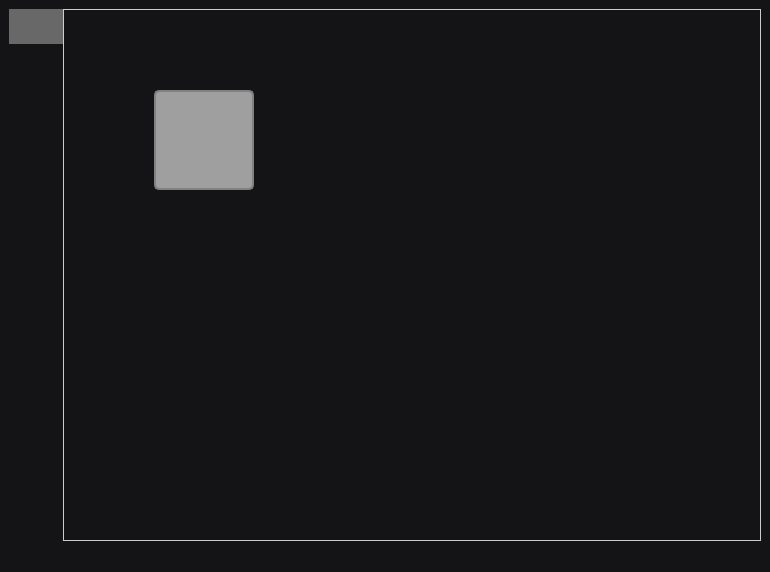
<?xml version="1.0" encoding="UTF-8"?>
<ui version="4.0">
 <class>MainWindow</class>
 <widget class="QMainWindow" name="MainWindow">
  <property name="geometry">
   <rect>
    <x>0</x>
    <y>0</y>
    <width>770</width>
    <height>572</height>
   </rect>
  </property>
  <property name="sizePolicy">
   <sizepolicy hsizetype="Expanding" vsizetype="Expanding">
    <horstretch>0</horstretch>
    <verstretch>0</verstretch>
   </sizepolicy>
  </property>
  <property name="windowTitle">
   <string>MainWindow</string>
  </property>
  <property name="autoFillBackground">
   <bool>false</bool>
  </property>
  <property name="styleSheet">
   <string notr="true">background-color: #141316</string>
  </property>
  <widget class="QWidget" name="centralwidget">
   <layout class="QGridLayout" name="gridLayout_2">
    <item row="0" column="0">
     <widget class="QTabWidget" name="MainTab">
      <property name="layoutDirection">
       <enum>Qt::LeftToRight</enum>
      </property>
      <property name="autoFillBackground">
       <bool>false</bool>
      </property>
      <property name="styleSheet">
       <string notr="true">QTabWidget::pane {
    border: 1px solid #ccc;
    background-color: #141316;
}

QTabBar::tab {
    background: #141316;
	padding-top: 10px;
	padding-bottom: 25px;
	padding-left: 20px;
	padding-right: 20px;
}

QTabBar::tab:selected {
    background: rgb(104, 104, 104);
}</string>
      </property>
      <property name="tabPosition">
       <enum>QTabWidget::West</enum>
      </property>
      <property name="tabShape">
       <enum>QTabWidget::Rounded</enum>
      </property>
      <property name="currentIndex">
       <number>0</number>
      </property>
      <property name="iconSize">
       <size>
        <width>36</width>
        <height>36</height>
       </size>
      </property>
      <property name="usesScrollButtons">
       <bool>false</bool>
      </property>
      <property name="tabsClosable">
       <bool>false</bool>
      </property>
      <property name="movable">
       <bool>false</bool>
      </property>
      <property name="tabBarAutoHide">
       <bool>false</bool>
      </property>
      <widget class="QWidget" name="Home">
       <property name="layoutDirection">
        <enum>Qt::LeftToRight</enum>
       </property>
       <property name="styleSheet">
        <string notr="true"/>
       </property>
       <attribute name="icon">
        <iconset>
         <normaloff>Icons/Home.png</normaloff>Icons/Home.png</iconset>
       </attribute>
       <attribute name="title">
        <string/>
       </attribute>
       <widget class="QPushButton" name="AudioSwitch">
        <property name="geometry">
         <rect>
          <x>90</x>
          <y>80</y>
          <width>100</width>
          <height>100</height>
         </rect>
        </property>
        <property name="styleSheet">
         <string notr="true">QPushButton {
    background-color: rgb(159, 159, 159);
    color: white;
    border: 2px solid gray;
    padding: 5px 10px;
    border-radius: 5px;
	text : h;
}

QPushButton:checked {
    background-color: rgb(159, 159, 159);
    color: white;
    border: 2px solid gray;
}

QPushButton:hover {
}</string>
        </property>
        <property name="text">
         <string/>
        </property>
        <property name="iconSize">
         <size>
          <width>64</width>
          <height>64</height>
         </size>
        </property>
        <property name="checkable">
         <bool>true</bool>
        </property>
       </widget>
      </widget>
      <widget class="QWidget" name="Game">
       <attribute name="icon">
        <iconset>
         <normaloff>Icons/Game.png</normaloff>Icons/Game.png</iconset>
       </attribute>
       <attribute name="title">
        <string/>
       </attribute>
      </widget>
      <widget class="QWidget" name="Setting">
       <attribute name="icon">
        <iconset>
         <normaloff>Icons/Setting.png</normaloff>Icons/Setting.png</iconset>
       </attribute>
       <attribute name="title">
        <string/>
       </attribute>
      </widget>
     </widget>
    </item>
   </layout>
  </widget>
  <widget class="QStatusBar" name="statusbar"/>
 </widget>
 <resources/>
 <connections/>
</ui>
